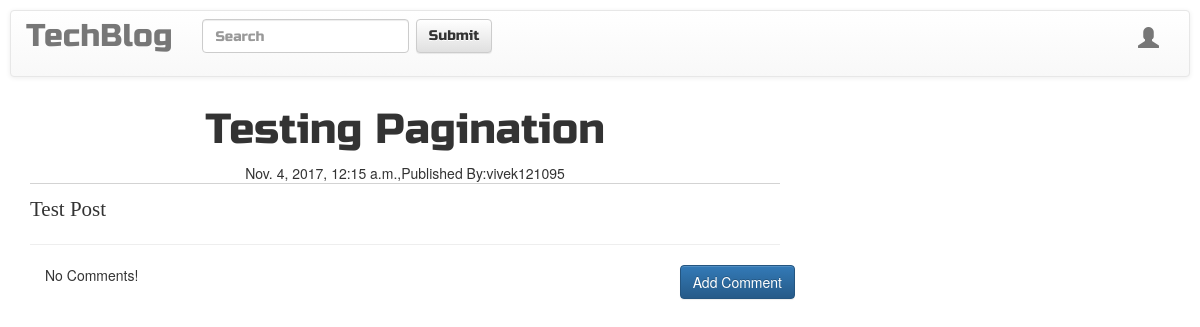
The app's page /post/17 with its own data.
### blog/models.py (models this page shows, shortened)
class Post(models.Model):
    author = models.ForeignKey('auth.User',related_name='posts',on_delete=models.CASCADE)
    title = models.CharField(max_length=200)
    text = models.TextField(max_length=2000)
    create_date = models.DateTimeField(default=timezone.now)
    published_date = models.DateTimeField(blank=True,null=True)
    class Meta:
        ordering = ('create_date',)

### blog/views.py (the view)
# urls.py: url(r'^post/(?P<pk>\d+)$',views.PostDetailView.as_view(),name='post_detail'),
class PostDetailView(DetailView):
    model = Post

### blog/templates/blog/post_detail.html (shortened to what this page needs)
{% extends 'base.html' %}
{% block body_block %}
  <h1 class="posttitle">{{post.title}}</h1>
  {% if post.published_date %}
    <div class="date postdate">
      {{post.published_date}},Published By:{{post.author}}
    </div>
  {% endif %}
  <div class="postcontent">
    <p>{{post.text|safe|linebreaksbr}}</p>
  </div>
  <hr>
  <a class="btn btn-primary btn-comment" href="{% url 'add_comment_to_post' pk=post.pk %}">Add Comment</a>
  <div class="container">
  {% for comment in post.comments.all %}
    <br>
    {% if user.is_authenticated or comment.approved_comment %}
      {{comment.create_date}}
      {% if not comment.approved_comment and post.author == user %}
      <a class="btn btn-danger" href="{% url 'comment_remove' pk=comment.pk %}">
        <span class="glyphicon glyphicon-remove"></span>
      </a>
      <a class="btn btn-success" href="{% url 'comment_approve' pk=comment.pk %}">
        <span class="glyphicon glyphicon-ok"></span>
      </a>
      {% endif %}
      <p>{{comment.text|safe|linebreaksbr}}</p>
      <p>Posted By : {{ comment.author }}</p>
    {% endif%}
    {% empty %}
      <p>No Comments!</p>
  {% endfor %}
  </div>
{% endblock%}

### blog/static/css/blog.css (style rules this page uses)
.postdate { text-align: center; }
.posttitle { font-family: 'Russo one',sans-serif; text-transform: capitalize; font-size: 3em; text-align: center; }
.postcontent { font-family: 'Monsterrat'; font-size : 1.5em; border-top:1px solid lightgrey; }
.btn-comment { position: absolute; right: 0px; }
.extra-margin { margin: 5px; padding: 5px; }

### records on screen
Post: title "Testing Pagination", published_date "Nov. 4, 2017, 12:15 a.m.", author "vivek121095", text "Test Post"
